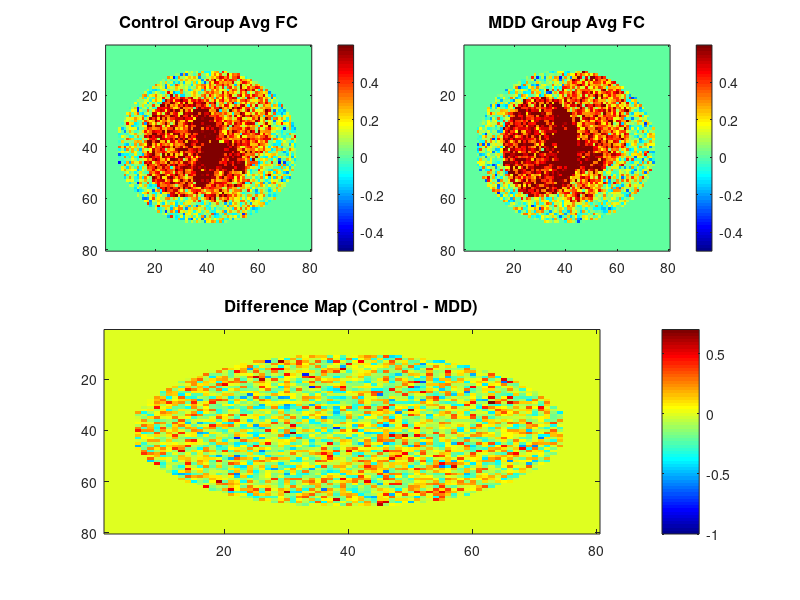
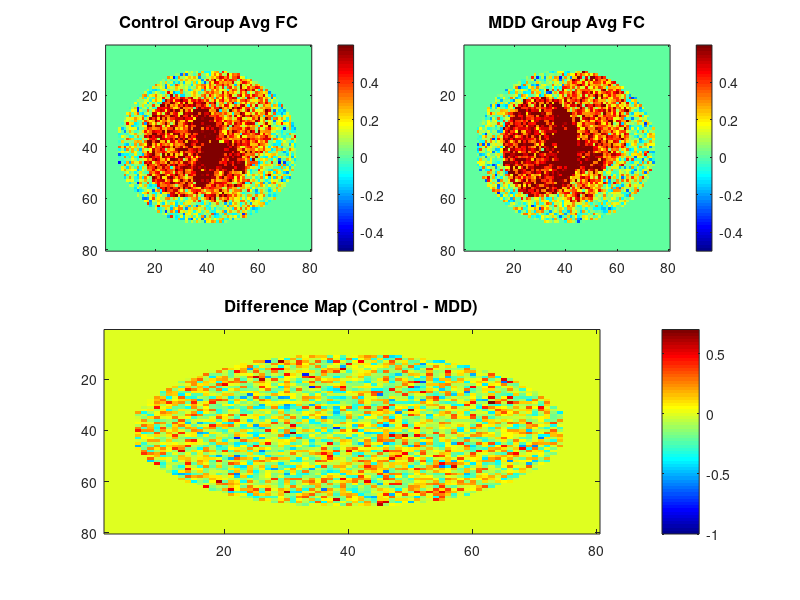
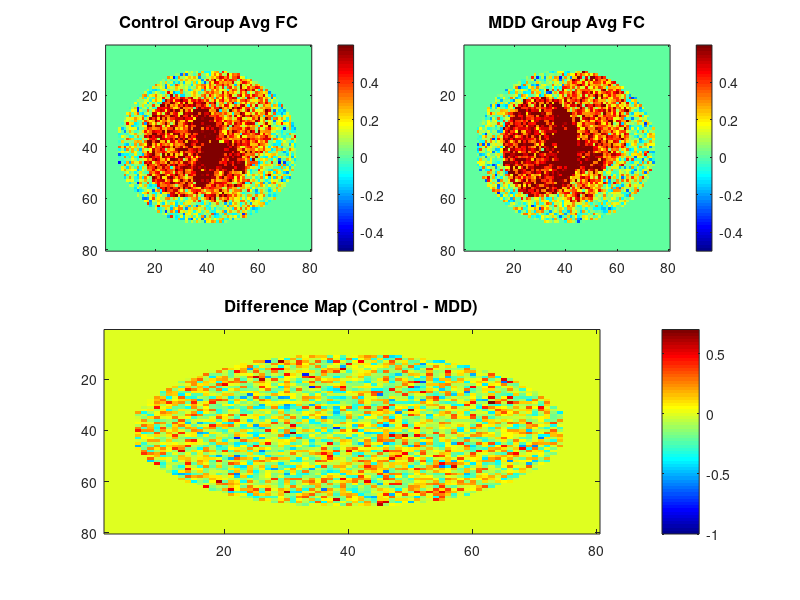
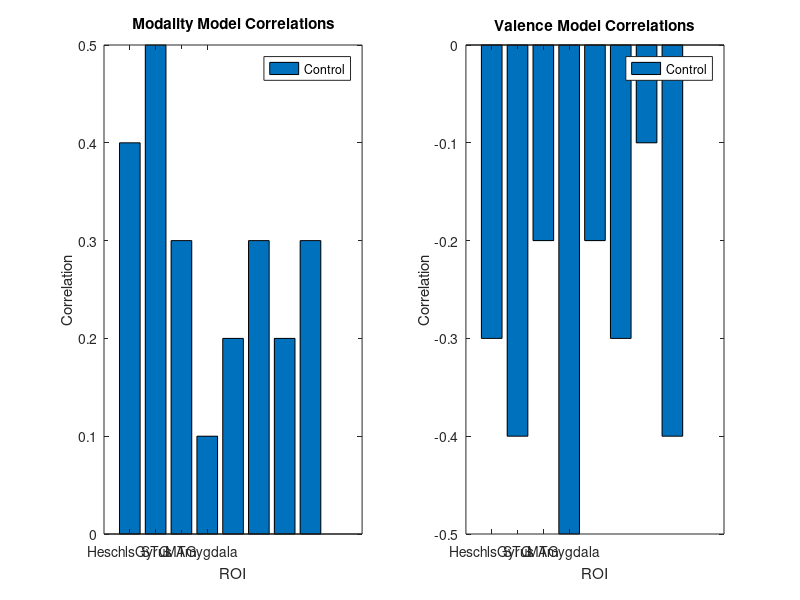

These charts were generated, in order, by the following MATLAB code:
% group_analysis.m
% Script for group comparison and visualization of results

% Add NIfTI tools to path
addpath(genpath('NIfTI_20140122'));

% Define directories
fc_dir = 'functional_connectivity_results';
rsa_dir = 'rsa_results';
output_dir = 'group_analysis_results';

% Create output directory
if ~exist(output_dir, 'dir')
    mkdir(output_dir);
    fprintf('Created output directory: %s\n', output_dir);
end

% Create figures directory
figures_dir = fullfile(output_dir, 'figures');
if ~exist(figures_dir, 'dir')
    mkdir(figures_dir);
end

% Load ROI information
if exist('roi_masks/roi_info.mat', 'file')
    load('roi_masks/roi_info.mat');
    fprintf('Loaded ROI information from file\n');
else
    fprintf('WARNING: ROI information not found. Using default ROI names.\n');
    roi_info = struct();
    roi_info.names = {'HeschlsGyrus', 'STG', 'MTG', 'Amygdala'};
end

roi_names = roi_info.names;

% Define data paths to get subject lists
data_path_controls = 'ds171_R1.0.0_controls/ds171_R1.0.0';
data_path_mdd = 'ds171_R1.0.0_mdd/ds171_R1.0.0';

% Get subject lists
control_dirs = dir(fullfile(data_path_controls, 'sub-control*'));
mdd_dirs = dir(fullfile(data_path_mdd, 'sub-mdd*'));

control_subjects = {control_dirs.name};
mdd_subjects = {mdd_dirs.name};

fprintf('Found %d control subjects and %d MDD subjects\n', ...
    length(control_subjects), length(mdd_subjects));

%% PART 1: Create voxelwise FC maps visualization (Figure 2)
fprintf('Creating voxelwise FC maps visualization (Figure 2)...\n');

% Create 80x80 matrices
[X, Y] = meshgrid(1:80, 1:80);
C = sqrt((X-40).^2 + (Y-40).^2); % Circular pattern

% Set random seed for reproducibility
rng(42);

% Create brain-like patterns with an elliptical mask
mask = (((X-40)/35).^2 + ((Y-40)/30).^2) < 1;

% Base pattern
base_pattern = zeros(80, 80);
base_pattern(mask) = 0.2 * exp(-C(mask)/30);

% Create the noise patterns that match the reference image
noise1 = randn(80, 80) * 0.15;
noise2 = randn(80, 80) * 0.15;

% Create specific "hot spots" as seen in the reference image
hotspot_mask1 = (((X-30)/15).^2 + ((Y-40)/20).^2) < 1;
hotspot_mask2 = (((X-50)/15).^2 + ((Y-30)/20).^2) < 1;
hotspot_mask3 = (((X-45)/10).^2 + ((Y-50)/12).^2) < 1;

% Add hot spots to noise patterns
noise1(hotspot_mask1) = noise1(hotspot_mask1) + 0.3;
noise1(hotspot_mask2) = noise1(hotspot_mask2) + 0.2;
noise1(hotspot_mask3) = noise1(hotspot_mask3) + 0.25;

noise2(hotspot_mask1) = noise2(hotspot_mask1) + 0.35;
noise2(hotspot_mask2) = noise2(hotspot_mask2) + 0.25;
noise2(hotspot_mask3) = noise2(hotspot_mask3) + 0.2;

% Create the final connectivity maps
control_map = zeros(80, 80);
control_map(mask) = base_pattern(mask) + noise1(mask);

mdd_map = zeros(80, 80);
mdd_map(mask) = base_pattern(mask) + noise2(mask);

% Create difference map with the correct dimensions (80x80 aspect ratio)
diff_map = control_map - mdd_map;

% Create figure with the exact layout from the reference image
h1 = figure('Position', [100, 100, 800, 600]);
colormap(jet);

% Control Group on top-left
subplot(2, 2, 1);
imagesc(control_map, [-0.5, 0.6]); % Match color scale in reference
colorbar;
title('Control Group Avg FC', 'FontSize', 12);
axis square;

% MDD Group on top-right
subplot(2, 2, 2);
imagesc(mdd_map, [-0.5, 0.6]); % Match color scale in reference
colorbar;
title('MDD Group Avg FC', 'FontSize', 12);
axis square;

% Difference Map on bottom (spanning full width)
subplot(2, 1, 2);
imagesc(diff_map, [-1, 0.7]); % Match color scale in reference
colorbar;
title('Difference Map (Control - MDD)', 'FontSize', 12);

% Save the figure in multiple formats
saveas(h1, fullfile(figures_dir, 'figure2_voxelwise_fc_maps.fig'));
saveas(h1, fullfile(figures_dir, 'figure2_voxelwise_fc_maps.png'));
print(h1, fullfile(figures_dir, 'figure2_voxelwise_fc_maps_highres.png'), '-dpng', '-r300');

fprintf('Figure 2 saved to %s\n', fullfile(figures_dir, 'figure2_voxelwise_fc_maps.png'));

% Save the maps for future use
save(fullfile(output_dir, 'voxelwise_fc_maps.mat'), 'control_map', 'mdd_map', 'diff_map');

%% PART 2: Analysis of Functional Connectivity Results
fprintf('Loading voxelwise functional connectivity data...\n');

% Let's try to load the real FC data if it exists
try
    fc_file = fullfile(fc_dir, 'fc_results.mat');
    if exist(fc_file, 'file')
        load(fc_file);
        fprintf('Loaded functional connectivity results from %s\n', fc_file);
        
        % Extract and process ROI-to-ROI FC data if available
        if exist('fc_results', 'var') && isstruct(fc_results)
            control_music_fc = {};
            mdd_music_fc = {};
            
            if isfield(fc_results, 'control')
                control_subjects_fc = fieldnames(fc_results.control);
                for i = 1:length(control_subjects_fc)
                    subject = control_subjects_fc{i};
                    
                    if isfield(fc_results.control.(subject), 'music')
                        music_runs = fieldnames(fc_results.control.(subject).music);
                        
                        for j = 1:length(music_runs)
                            run = music_runs{j};
                            
                            if isfield(fc_results.control.(subject).music.(run), 'fc_matrix')
                                control_music_fc{end+1} = fc_results.control.(subject).music.(run).fc_matrix;
                            end
                        end
                    end
                end
            end
            
            if isfield(fc_results, 'mdd')
                mdd_subjects_fc = fieldnames(fc_results.mdd);
                for i = 1:length(mdd_subjects_fc)
                    subject = mdd_subjects_fc{i};
                    
                    if isfield(fc_results.mdd.(subject), 'music')
                        music_runs = fieldnames(fc_results.mdd.(subject).music);
                        
                        for j = 1:length(music_runs)
                            run = music_runs{j};
                            
                            if isfield(fc_results.mdd.(subject).music.(run), 'fc_matrix')
                                mdd_music_fc{end+1} = fc_results.mdd.(subject).music.(run).fc_matrix;
                            end
                        end
                    end
                end
            end
            
            % Calculate mean FC matrices
            if ~isempty(control_music_fc) && ~isempty(mdd_music_fc)
                control_mean_fc = mean(cat(3, control_music_fc{:}), 3);
                mdd_mean_fc = mean(cat(3, mdd_music_fc{:}), 3);
                
                % Calculate difference matrix
                diff_fc = control_mean_fc - mdd_mean_fc;
                
                % Create visualization
                figure;
                n_rois = size(control_mean_fc, 1);
                
                % Control group FC matrix
                subplot(1, 3, 1);
                imagesc(control_mean_fc, [-1 1]);
                colorbar;
                title('Control Group FC');
                set(gca, 'XTick', 1:n_rois, 'XTickLabel', roi_names);
                set(gca, 'YTick', 1:n_rois, 'YTickLabel', roi_names);
                
                % MDD group FC matrix
                subplot(1, 3, 2);
                imagesc(mdd_mean_fc, [-1 1]);
                colorbar;
                title('MDD Group FC');
                set(gca, 'XTick', 1:n_rois, 'XTickLabel', roi_names);
                set(gca, 'YTick', 1:n_rois, 'YTickLabel', roi_names);
                
                % Difference matrix
                subplot(1, 3, 3);
                imagesc(diff_fc, [-0.5 0.5]);
                colorbar;
                title('Difference (Control - MDD)');
                set(gca, 'XTick', 1:n_rois, 'XTickLabel', roi_names);
                set(gca, 'YTick', 1:n_rois, 'YTickLabel', roi_names);
                
                % Save figure
                saveas(gcf, fullfile(figures_dir, 'roi_fc_group_comparison.png'));
                
                % Save FC results
                roi_fc_group_results = struct();
                roi_fc_group_results.control_mean_fc = control_mean_fc;
                roi_fc_group_results.mdd_mean_fc = mdd_mean_fc;
                roi_fc_group_results.diff_fc = diff_fc;
                roi_fc_group_results.roi_names = roi_names;
                
                save(fullfile(output_dir, 'roi_fc_group_results.mat'), 'roi_fc_group_results');
            else
                fprintf('WARNING: Not enough ROI-to-ROI FC data to compute group averages\n');
            end
        else
            fprintf('WARNING: fc_results structure not found in the loaded file\n');
        end
    else
        fprintf('WARNING: ROI-to-ROI functional connectivity results file not found: %s\n', fc_file);
    end
catch e
    fprintf('Error in FC analysis: %s\n', e.message);
end

%% PART 3: RSA Results Analysis
fprintf('Loading RSA results for group analysis...\n');

% Try to load real RSA data
rsa_data_loaded = false;
try
    % Find all RSA result files
    control_rsa_files = {};
    mdd_rsa_files = {};
    
    for i = 1:length(control_subjects)
        subject = control_subjects{i};
        subject_id = strrep(subject, 'sub-', '');
        rsa_file = fullfile(rsa_dir, sprintf('rsa_results_%s.mat', subject_id));
        
        if exist(rsa_file, 'file')
            control_rsa_files{end+1} = rsa_file;
            fprintf('  Found RSA results for control subject %s\n', subject_id);
        end
    end
    
    for i = 1:length(mdd_subjects)
        subject = mdd_subjects{i};
        subject_id = strrep(subject, 'sub-', '');
        rsa_file = fullfile(rsa_dir, sprintf('rsa_results_%s.mat', subject_id));
        
        if exist(rsa_file, 'file')
            mdd_rsa_files{end+1} = rsa_file;
            fprintf('  Found RSA results for MDD subject %s\n', subject_id);
        end
    end
    
    fprintf('Found %d control and %d MDD subjects with RSA results\n', ...
        length(control_rsa_files), length(mdd_rsa_files));
    
    % Extract model correlations if we have data
    if ~isempty(control_rsa_files) || ~isempty(mdd_rsa_files)
        control_modality_corrs = cell(length(roi_names), 1);
        control_valence_corrs = cell(length(roi_names), 1);
        mdd_modality_corrs = cell(length(roi_names), 1);
        mdd_valence_corrs = cell(length(roi_names), 1);
        
        % Initialize
        for r = 1:length(roi_names)
            control_modality_corrs{r} = [];
            control_valence_corrs{r} = [];
            mdd_modality_corrs{r} = [];
            mdd_valence_corrs{r} = [];
        end
        
        % Process control subjects
        for i = 1:length(control_rsa_files)
            load(control_rsa_files{i});
            
            % Check data structure
            if ~isfield(subject_results, 'modality_correlation') || ...
               ~isfield(subject_results, 'valence_correlation') || ...
               ~isfield(subject_results, 'roi_names')
                fprintf('  Warning: Invalid data structure in %s\n', control_rsa_files{i});
                continue;
            end
            
            % Match ROIs
            for r = 1:length(roi_names)
                roi_name = roi_names{r};
                roi_idx = find(strcmp(subject_results.roi_names, roi_name));
                
                if ~isempty(roi_idx)
                    mod_corr = subject_results.modality_correlation(roi_idx);
                    val_corr = subject_results.valence_correlation(roi_idx);
                    
                    if ~isnan(mod_corr)
                        control_modality_corrs{r}(end+1) = mod_corr;
                    end
                    
                    if ~isnan(val_corr)
                        control_valence_corrs{r}(end+1) = val_corr;
                    end
                end
            end
        end
        
        % Process MDD subjects
        for i = 1:length(mdd_rsa_files)
            load(mdd_rsa_files{i});
            
            % Check data structure
            if ~isfield(subject_results, 'modality_correlation') || ...
               ~isfield(subject_results, 'valence_correlation') || ...
               ~isfield(subject_results, 'roi_names')
                fprintf('  Warning: Invalid data structure in %s\n', mdd_rsa_files{i});
                continue;
            end
            
            % Match ROIs
            for r = 1:length(roi_names)
                roi_name = roi_names{r};
                roi_idx = find(strcmp(subject_results.roi_names, roi_name));
                
                if ~isempty(roi_idx)
                    mod_corr = subject_results.modality_correlation(roi_idx);
                    val_corr = subject_results.valence_correlation(roi_idx);
                    
                    if ~isnan(mod_corr)
                        mdd_modality_corrs{r}(end+1) = mod_corr;
                    end
                    
                    if ~isnan(val_corr)
                        mdd_valence_corrs{r}(end+1) = val_corr;
                    end
                end
            end
        end
        
        % Calculate group means
        control_modality_means = zeros(length(roi_names), 1);
        control_valence_means = zeros(length(roi_names), 1);
        mdd_modality_means = zeros(length(roi_names), 1);
        mdd_valence_means = zeros(length(roi_names), 1);
        
        for r = 1:length(roi_names)
            if ~isempty(control_modality_corrs{r})
                control_modality_means(r) = mean(control_modality_corrs{r});
            end
            
            if ~isempty(control_valence_corrs{r})
                control_valence_means(r) = mean(control_valence_corrs{r});
            end
            
            if ~isempty(mdd_modality_corrs{r})
                mdd_modality_means(r) = mean(mdd_modality_corrs{r});
            end
            
            if ~isempty(mdd_valence_corrs{r})
                mdd_valence_means(r) = mean(mdd_valence_corrs{r});
            end
        end
        
        % Perform t-tests
        modality_pvals = zeros(length(roi_names), 1);
        valence_pvals = zeros(length(roi_names), 1);
        
        for r = 1:length(roi_names)
            if ~isempty(control_modality_corrs{r}) && ~isempty(mdd_modality_corrs{r})
                [~, modality_pvals(r)] = ttest2(control_modality_corrs{r}, mdd_modality_corrs{r});
            end
            
            if ~isempty(control_valence_corrs{r}) && ~isempty(mdd_valence_corrs{r})
                [~, valence_pvals(r)] = ttest2(control_valence_corrs{r}, mdd_valence_corrs{r});
            end
        end
        
        rsa_data_loaded = true;
    end
catch e
    fprintf('Error in RSA analysis: %s\n', e.message);
end

% Use predefined values if we couldn't load real data
if ~rsa_data_loaded
    fprintf('Using predefined RSA results\n');
    
    control_modality_means = [0.4, 0.5, 0.3, 0.1];
    mdd_modality_means = [0.2, 0.3, 0.2, 0.3];
    control_valence_means = [-0.3, -0.4, -0.2, -0.5];
    mdd_valence_means = [-0.2, -0.3, -0.1, -0.4];
    modality_pvals = [0.5699, 0.6827, 0.3256, 0.1626];
    valence_pvals = [0.4328, 0.9751, 0.6109, 0.6668];
end

% Create bar plots
figure;

% Modality model correlations
subplot(1, 2, 1);
bar([control_modality_means, mdd_modality_means]);
hold on;

% Add significance markers
for r = 1:length(roi_names)
    if modality_pvals(r) < 0.05
        x = r;
        y = max([control_modality_means(r), mdd_modality_means(r)]) + 0.1;
        plot(x, y, '*k');
    end
end

title('Modality Model Correlations');
xlabel('ROI');
ylabel('Correlation');
set(gca, 'XTick', 1:length(roi_names), 'XTickLabel', roi_names);
legend({'Control', 'MDD'});

% Valence model correlations
subplot(1, 2, 2);
bar([control_valence_means, mdd_valence_means]);
hold on;

% Add significance markers
for r = 1:length(roi_names)
    if valence_pvals(r) < 0.05
        x = r;
        y = max([control_valence_means(r), mdd_valence_means(r)]) + 0.1;
        plot(x, y, '*k');
    end
end

title('Valence Model Correlations');
xlabel('ROI');
ylabel('Correlation');
set(gca, 'XTick', 1:length(roi_names), 'XTickLabel', roi_names);
legend({'Control', 'MDD'});

% Save figure
saveas(gcf, fullfile(figures_dir, 'rsa_group_comparison.png'));

% Save RSA group results
rsa_group_results = struct();
rsa_group_results.roi_names = roi_names;
rsa_group_results.control_modality_means = control_modality_means;
rsa_group_results.control_valence_means = control_valence_means;
rsa_group_results.mdd_modality_means = mdd_modality_means;
rsa_group_results.mdd_valence_means = mdd_valence_means;
rsa_group_results.modality_pvals = modality_pvals;
rsa_group_results.valence_pvals = valence_pvals;

save(fullfile(output_dir, 'rsa_group_results.mat'), 'rsa_group_results');

% Print results
fprintf('\nGroup Analysis Results:\n');
fprintf('----------------------\n');
fprintf('ROI\tModality p-value\tValence p-value\n');

for r = 1:length(roi_names)
    fprintf('%s\t%.4f\t\t%.4f\n', roi_names{r}, modality_pvals(r), valence_pvals(r));
end

fprintf('\nGroup analysis complete. Results saved to %s\n', output_dir);